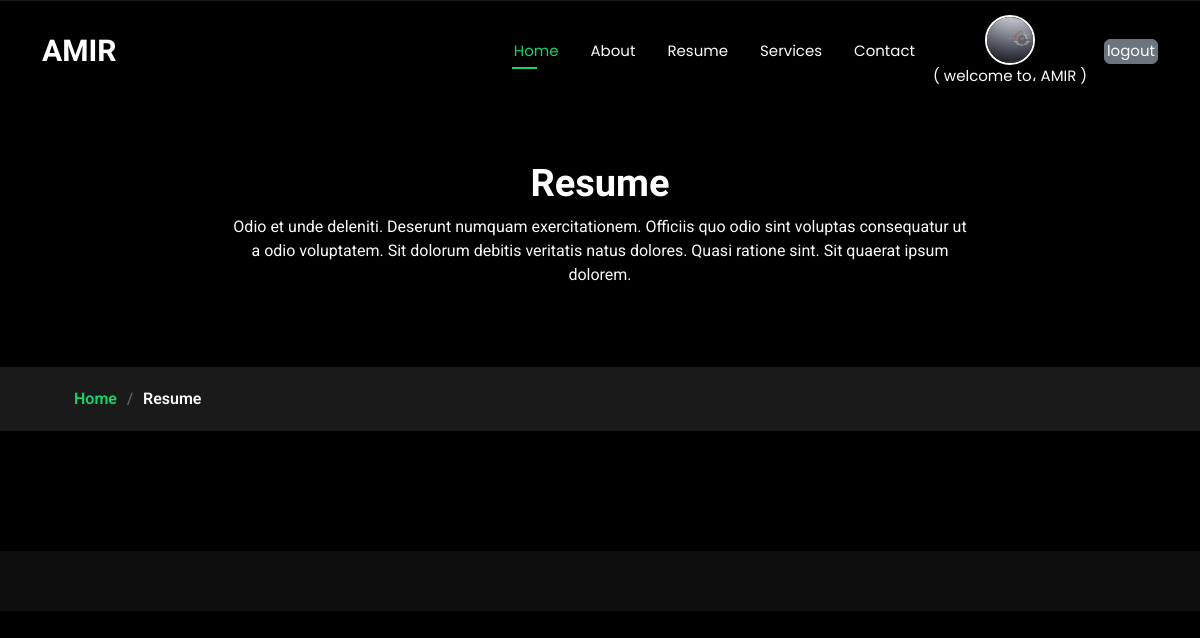
The page /resume/ (signed in) on the database as committed earlier.
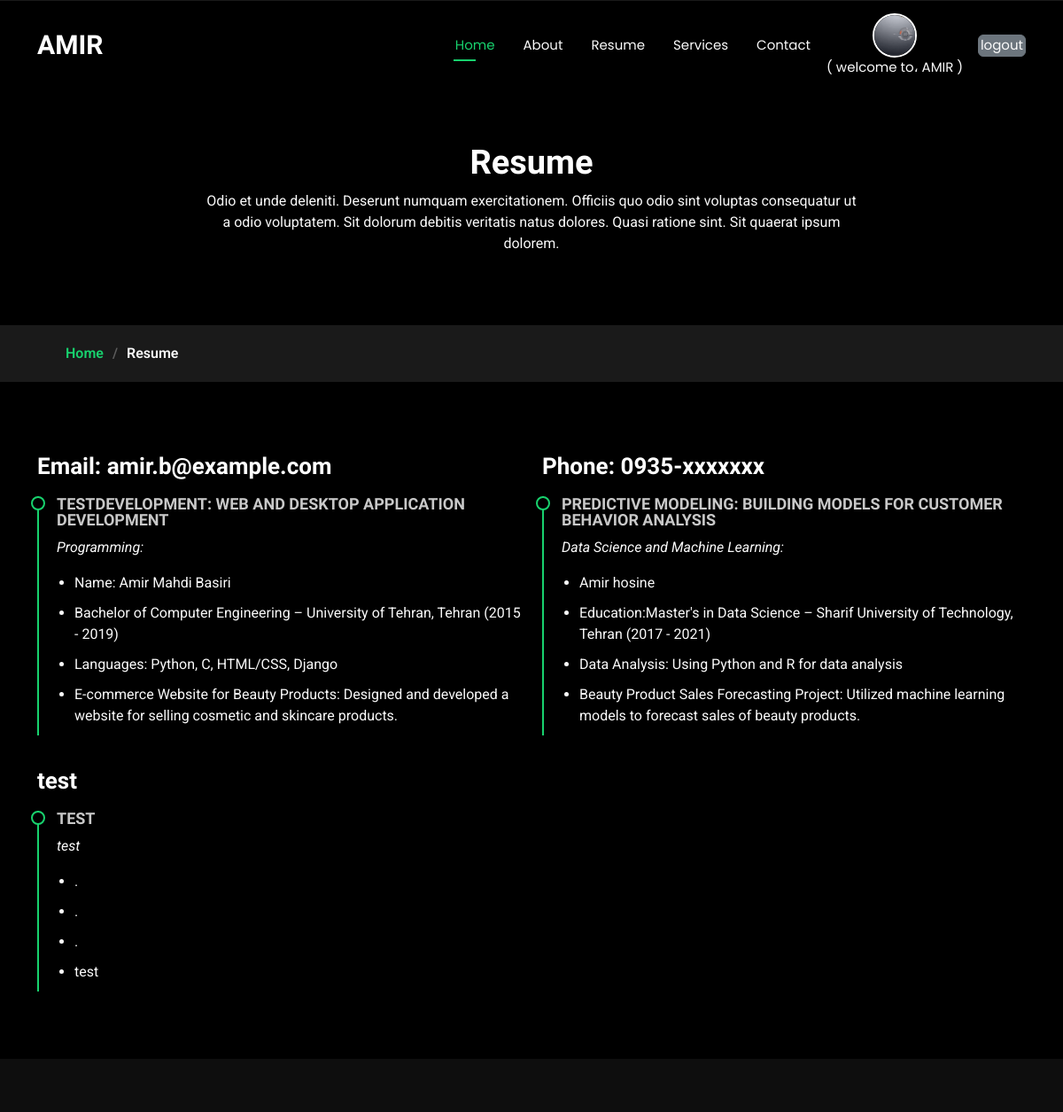
The same page on the database as committed later.
### root/models.py (models this page shows, shortened)
class Resume(models.Model):
    NAME = models.CharField(max_length=100, default="test")
    TITLE = models.CharField(max_length=100, default="test")
    SUBJECT = models.CharField(max_length=100, default="test")
    FIRST_TEXT = models.CharField(max_length=100, default="test")
    SECOND_TEXT = models.CharField(max_length=100, default="test")
    THIRD_TEXT = models.CharField(max_length=100, default="test")
    DESCRIPTION = models.TextField(default="test")
    scheduled = models.DateTimeField(default=timezone.now)
    status = models.BooleanField(default=False)
    created_at = models.DateTimeField(auto_now_add=True)
    updated_at = models.DateTimeField(auto_now=True)
    class Meta:
        ordering = ('created_at',)

### root/views.py (the view)
# urls.py: path('resume/', resume, name='resume'),
def resume(request):
    resumes = Resume.objects.filter(status=True)
    return render(request, "root/resume.html", {"resumes": resumes})

### templates/root/resume.html (shortened to what this page needs)
{% extends "base.html" %}
{% load static %}
{% block 'content' %}
  <main class="main">
    <div class="page-title" data-aos="fade">
      <div class="heading">
        <div class="container">
          <div class="row d-flex justify-content-center text-center">
            <div class="col-lg-8">
              <h1>Resume</h1>
              <p class="mb-0">Odio et unde deleniti. Deserunt numquam exercitationem. Officiis quo odio sint voluptas consequatur ut a odio voluptatem. Sit dolorum debitis veritatis natus dolores. Quasi ratione sint. Sit quaerat ipsum dolorem.</p>
            </div>
          </div>
        </div>
      </div>
      <nav class="breadcrumbs">
        <div class="container">
          <ol>
            <li><a href="{% url 'root:home' %}">Home</a></li>
            <li class="current">Resume</li>
          </ol>
        </div>
      </nav>
    </div>
    <section id="resume" class="resume section">
      <div class="container">
        <div class="row">
          {% for resume in resumes %}
          <div class="col-lg-6" data-aos="fade-up" data-aos-delay="200">
            <h3 class="resume-title">{{resume.NAME}}</h3>
            <div class="resume-item">
              <h4>{{resume.TITLE}}</h4>
              <p><em>{{resume.SUBJECT}}</em></p>
              <ul>
                <li>{{resume.FIRST_TEXT}}</li>
                <li>{{resume.SECOND_TEXT}}</li>
                <li>{{resume.THIRD_TEXT}}</li>
                <li>{{resume.DESCRIPTION}}</li>
              </ul>
            </div>
          </div>
          {% endfor %}
        </div>
      </div>
    </section>
  </main>
  {% endblock 'content' %}

Rows that differ between the two databases and show on the page:
added Resume: NAME "Email: amir.b@example.com", TITLE "TESTDEVELOPMENT: WEB AND DESKTOP APPLICATION DEVELOPMENT", SUBJECT "Programming:", FIRST_TEXT "Name: Amir Mahdi Basiri", SECOND_TEXT "Bachelor of Computer Engineering – University of Tehran, Tehran (2015 - 2019)", THIRD_TEXT "Languages: Python, C, HTML/CSS, Django", DESCRIPTION "E-commerce Website for Beauty Products: Designed and developed a website for selling cosmetic and skincare products."
added Resume: NAME "Phone: 0935-xxxxxxx", TITLE "PREDICTIVE MODELING: BUILDING MODELS FOR CUSTOMER BEHAVIOR ANALYSIS", SUBJECT "Data Science and Machine Learning:", FIRST_TEXT "Amir hosine", SECOND_TEXT "Education:Master's in Data Science – Sharif University of Technology, Tehran (2017 - 2021)", THIRD_TEXT "Data Analysis: Using Python and R for data analysis", DESCRIPTION "Beauty Product Sales Forecasting Project: Utilized machine learning models to forecast sales of beauty products."
added Resume: NAME "test", TITLE "TEST", SUBJECT "test", FIRST_TEXT ".", SECOND_TEXT ".", THIRD_TEXT ".", DESCRIPTION "test"
